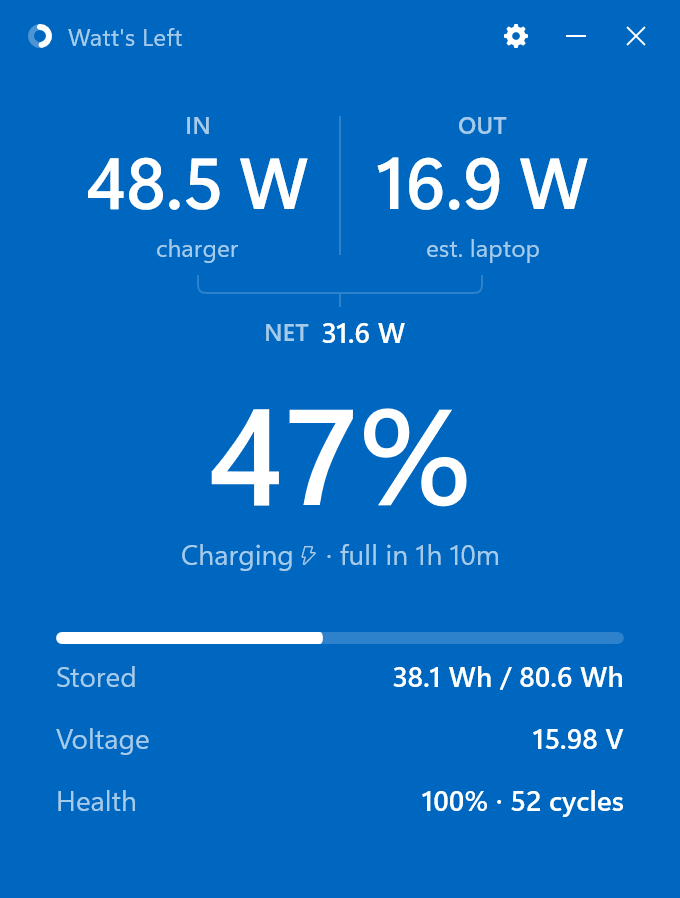
#> input picture Store/shots/compact.png, 680 x 898 px
$ python make-screenshots.py
#> lines starting #> are read from the running program, lines starting #| are printed output that depends on the picture; after the words box and inside, x2 and y2 are one past the last pixel; in counts of white or black regions, pixels touching at a corner belong together
"""Composes the Store screenshots (1920x1080) from clean captures of the app.

Inputs (2x captures, client area only, no window frame):
  shots/compact.png   the window without graphs
  shots/full.png      the window with graphs and stats on
  shots/full80.png    the same window at 80%, for the hover shot
  shots/card80.png    a real hover card, cropped from a live capture of that
  shots/party.png     the compact window with the little guy mid-dance on the bar
Run:  python make-screenshots.py   (from this folder)
"""
from PIL import Image, ImageDraw, ImageFilter, ImageFont
import os

HERE = os.path.dirname(os.path.abspath(__file__))
SHOTS = os.path.join(HERE, "shots")
W, H = 1920, 1080
INK, MUTED, BLUE = (14, 26, 43), (91, 107, 128), (0, 103, 192)
FONTS = r"C:\Windows\Fonts"
display = lambda size: ImageFont.truetype(os.path.join(FONTS, "seguisb.ttf"), size)   # Segoe UI Semibold
text = lambda size: ImageFont.truetype(os.path.join(FONTS, "segoeui.ttf"), size)


def background():
    """Off-white to pale blue, top to bottom, with a soft blue bloom where the window sits."""
    top, bottom = (247, 249, 252), (226, 234, 245)
    grad = Image.new("RGB", (1, H))
    for y in range(H):
        t = y / (H - 1)
        grad.putpixel((0, y), tuple(round(top[i] + (bottom[i] - top[i]) * t) for i in range(3)))
    bg = grad.resize((W, H)).convert("RGBA")
    bloom = Image.new("RGBA", (W, H), (0, 0, 0, 0))
    ImageDraw.Draw(bloom).ellipse((980, 40, 1900, 1180), fill=BLUE + (40,))
    bloom = bloom.filter(ImageFilter.GaussianBlur(160))
    return Image.alpha_composite(bg, bloom)


def rounded(im, radius):
    mask = Image.new("L", (im.width * 3, im.height * 3), 0)
    ImageDraw.Draw(mask).rounded_rectangle((0, 0, im.width * 3 - 1, im.height * 3 - 1), radius=radius * 3, fill=255)
    out = Image.new("RGBA", im.size, (0, 0, 0, 0))
    out.paste(im.convert("RGBA"), (0, 0), mask.resize(im.size, Image.LANCZOS))
    return out


def place(canvas, im, x, y, radius=18, shadow=True):
    """A window or card on the canvas, with rounded corners and a soft drop shadow beneath it."""
    im = rounded(im, radius)
    if shadow:
        pad = 120
        sh = Image.new("RGBA", (im.width + pad * 2, im.height + pad * 2), (0, 0, 0, 0))
        ImageDraw.Draw(sh).rounded_rectangle((pad, pad + 28, pad + im.width, pad + im.height + 28), radius=radius, fill=(10, 30, 70, 110))
        sh = sh.filter(ImageFilter.GaussianBlur(38))
        canvas.alpha_composite(sh, (x - pad, y - pad))
    canvas.alpha_composite(im, (x, y))


def wrap(draw, s, font, max_width):
    lines, line = [], ""
    for word in s.split():
        trial = (line + " " + word).strip()
        if draw.textlength(trial, font=font) <= max_width:
            line = trial
        else:
            lines.append(line); line = word
    lines.append(line)
    return lines


def headline(canvas, title, sub, x=150, y=330, width=760):
    d = ImageDraw.Draw(canvas)
    f1, f2 = display(78), text(30)
    for i, ln in enumerate(title.split("\n")):
        d.text((x, y + i * 92), ln, font=f1, fill=INK)
    yy = y + 92 * len(title.split("\n")) + 28
    for ln in wrap(d, sub, f2, width):
        d.text((x, yy), ln, font=f2, fill=MUTED); yy += 44


def fit(im, scale):
    return im.resize((round(im.width * scale), round(im.height * scale)), Image.LANCZOS)


def save(canvas, name):
    canvas.convert("RGB").save(os.path.join(HERE, name), "PNG", optimize=True)
    print("saved", name)


compact = Image.open(os.path.join(SHOTS, "compact.png")).convert("RGBA")
#> compact is the input picture: PIL image 680x898 RGBA; mean R, G, B, A 12.3, 110.3, 195, 255
full = Image.open(os.path.join(SHOTS, "full.png")).convert("RGBA")
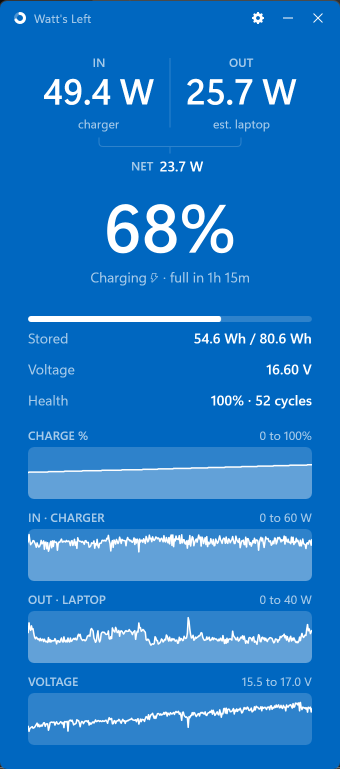
#> input picture Store/shots/full.png, 680 x 1538 px (shown at 1/2 size)
full80 = Image.open(os.path.join(SHOTS, "full80.png")).convert("RGBA")
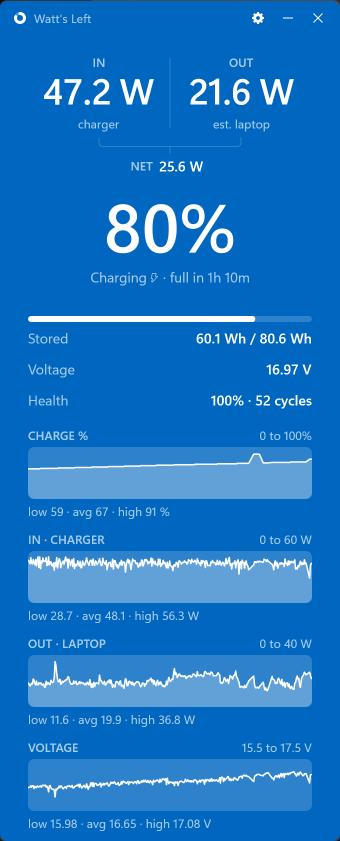
#> input picture Store/shots/full80.png, 680 x 1682 px (shown at 1/2 size)
card = Image.open(os.path.join(SHOTS, "card80.png")).convert("RGBA")
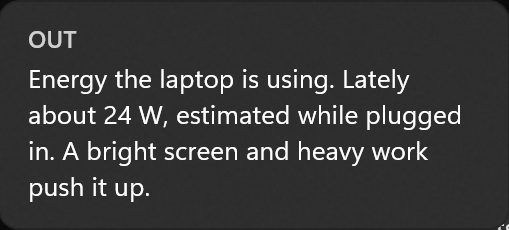
#> input picture Store/shots/card80.png, 509 x 230 px

# 1. the point of the app: the compact window, large, with the three numbers explained
c = background()
#> in background, `bloom = Image.new("RGBA", (W, H), (0, 0, 0, 0))`: bloom: PIL image 1920x1080 RGBA; every value is 0
win = fit(compact, 0.98)
place(c, win, 1120, (H - win.height) // 2)
#> in rounded, `mask = Image.new("L", (im.width * 3, im.height * 3), 0)`: mask: PIL image 1998x2640 L; every value is 0
#> in rounded, `ImageDraw.Draw(mask).rounded_rectangle((0, 0, im.width * 3 - 1, im.hei..`:
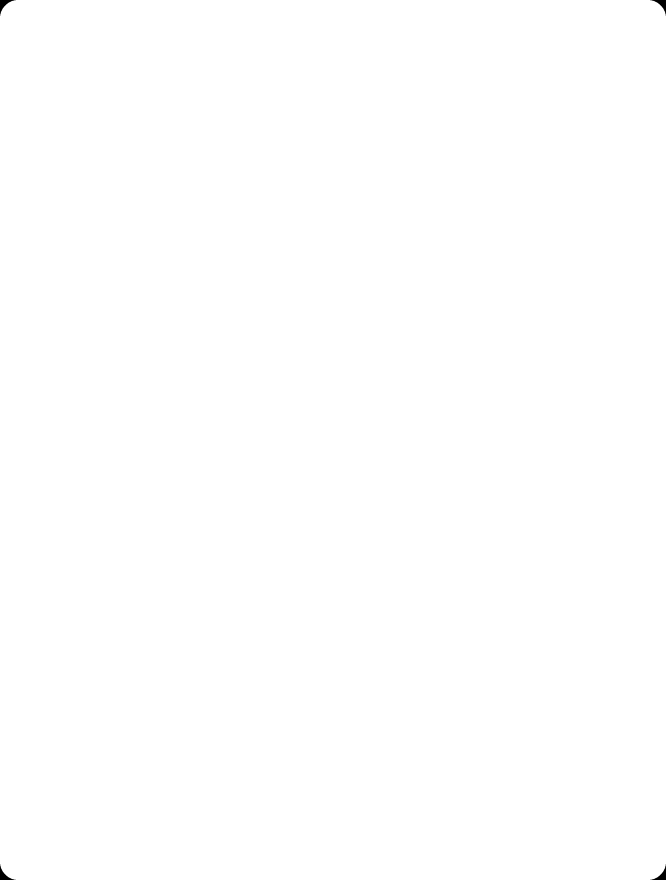
#> mask: PIL image 1998x2640 L (shown at 1/3 size); 100% white; 4 black regions, box (x1, y1, x2, y2) and area: (0, 0, 47, 47) 642, (1951, 0, 1998, 47) 642, (0, 2593, 47, 2640) 642, (1951, 2593, 1998, 2640) 642
#> in rounded, `out = Image.new("RGBA", im.size, (0, 0, 0, 0))`: out: PIL image 666x880 RGBA; every value is 0
#> in place, `sh = Image.new("RGBA", (im.width + pad * 2, im.height + pad * 2), (0, ..`: sh: PIL image 906x1120 RGBA; every value is 0
headline(c, "Is your charger\nkeeping up?",
         "IN is what the charger gives. OUT is what the laptop uses. NET is what's left for the battery. "
         "If it goes negative, the app says so, with how long you've got.")
#> in wrap, `lines, line = [], ""`: line = ''
#> the loop in headline, `for ln in wrap(d, sub, f2, width):` made 4 passes
#> yy on passes 1 to 3: 586, 630, 674
#> (ln, yy) on pass 4: ("you've got.", 718)
#> after the loop in headline, `for ln in wrap(d, sub, f2, width):`: yy = 718
save(c, "screenshot-1.png")

# 2. the history: the full window, big, bleeding off the bottom edge
c = background()
win = fit(full, 0.78)
place(c, win, 1120, 110)
#> call 2 of place, with x = 1120, y = 110, radius = 18, shadow = True
#> in rounded (call 2), `mask = Image.new("L", (im.width * 3, im.height * 3), 0)`: mask: PIL image 1590x3600 L; every value is 0
#> in rounded (call 2), `ImageDraw.Draw(mask).rounded_rectangle((0, 0, im.width * 3 - 1, im.hei..`: mask: PIL image 1590x3600 L; 100% white; 4 black regions, box (x1, y1, x2, y2) and area: (0, 0, 47, 47) 642, (1543, 0, 1590, 47) 642, (0, 3553, 47, 3600) 642, (1543, 3553, 1590, 3600) 642
#> in rounded (call 2), `out = Image.new("RGBA", im.size, (0, 0, 0, 0))`: out: PIL image 530x1200 RGBA; every value is 0
#> in place (call 2), `sh = Image.new("RGBA", (im.width + pad * 2, im.height + pad * 2), (0, ..`: sh: PIL image 770x1440 RGBA; every value is 0
#> in place (call 2), `canvas.alpha_composite(im, (x, y))`:
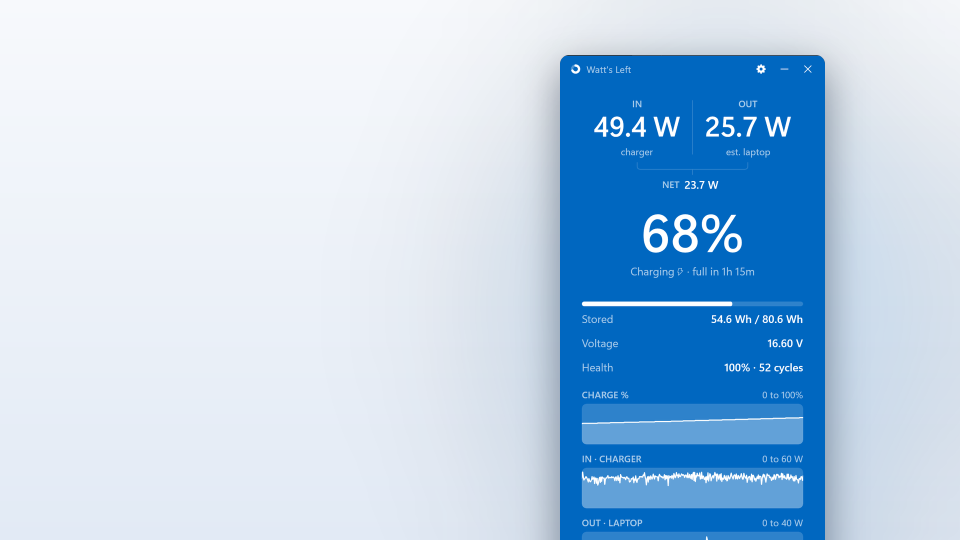
#> canvas: PIL image 1920x1080 RGBA (shown at 1/2 size); mean R, G, B, A 177.4, 205.2, 231.3, 255
headline(c, "Thirty minutes\nof history.",
         "Charge, charger watts, laptop watts and voltage, sampled every five seconds and kept across restarts. "
         "Hover any point for the value at that moment.")
#> the loop in headline (call 2), `for ln in wrap(d, sub, f2, width):` made 4 passes
save(c, "screenshot-2.png")

# 3. hover: the window with a real card open beside OUT
c = background()
scale = 0.78
win = fit(full80, scale)
cd = fit(card, scale)
wx, wy = 900, 110
place(c, win, wx, wy)
#> call 3 of place, with x = 900, y = 110, radius = 18, shadow = True
#> in rounded (call 3), `mask = Image.new("L", (im.width * 3, im.height * 3), 0)`: mask: PIL image 1590x3936 L; every value is 0
#> in rounded (call 3), `ImageDraw.Draw(mask).rounded_rectangle((0, 0, im.width * 3 - 1, im.hei..`: mask: PIL image 1590x3936 L; 100% white; 4 black regions, box (x1, y1, x2, y2) and area: (0, 0, 47, 47) 642, (1543, 0, 1590, 47) 642, (0, 3889, 47, 3936) 642, (1543, 3889, 1590, 3936) 642
#> in rounded (call 3), `out = Image.new("RGBA", im.size, (0, 0, 0, 0))`: out: PIL image 530x1312 RGBA; every value is 0
#> in place (call 3), `sh = Image.new("RGBA", (im.width + pad * 2, im.height + pad * 2), (0, ..`: sh: PIL image 770x1552 RGBA; every value is 0
#> in place (call 3), `sh = sh.filter(ImageFilter.GaussianBlur(38))`:
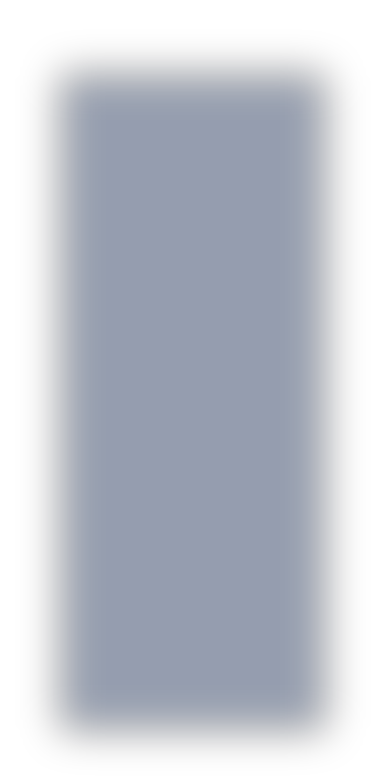
#> sh: PIL image 770x1552 RGBA (shown at 1/2 size); mean R, G, B, A 5.8, 17.5, 40.8, 64.1; transparent parts drawn white
#> in place (call 3), `canvas.alpha_composite(im, (x, y))`:
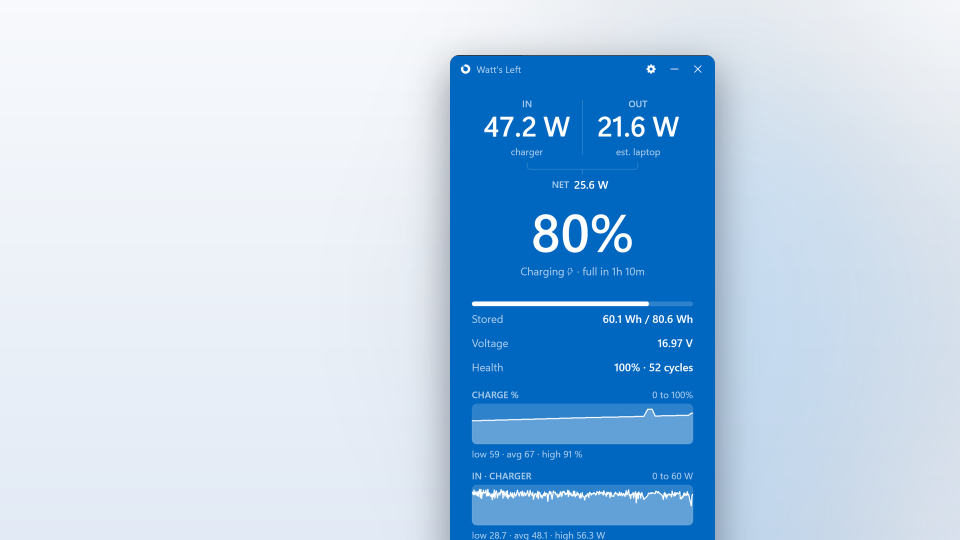
#> canvas: PIL image 1920x1080 RGBA (shown at 1/2 size); mean R, G, B, A 175.5, 204.3, 231.2, 255
place(c, cd, wx + win.width + round(20 * scale), wy + round(142 * scale), radius=14)
#> in rounded (call 4), `mask = Image.new("L", (im.width * 3, im.height * 3), 0)`: mask: PIL image 1191x537 L; every value is 0
headline(c, "Hover anything.\nIt explains itself.",
         "Two plain sentences for every number, with what the last half minute looked like.", width=700)
save(c, "screenshot-3.png")

# 4. the little guy, who does not exist
c = background()
#> (the run stopped early here; a loop or call above may not have finished)
